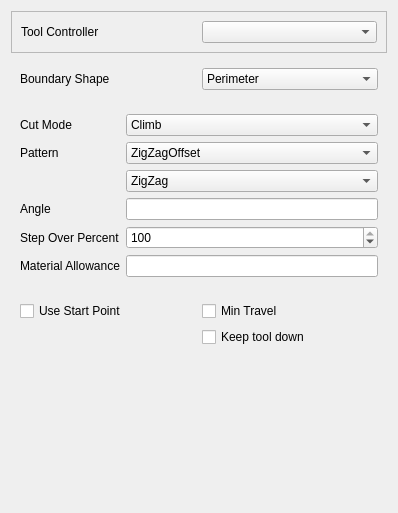
<?xml version="1.0" encoding="UTF-8"?>
<ui version="4.0">
 <class>Form</class>
 <widget class="QWidget" name="Form">
  <property name="geometry">
   <rect>
    <x>0</x>
    <y>0</y>
    <width>398</width>
    <height>513</height>
   </rect>
  </property>
  <property name="windowTitle">
   <string>Form</string>
  </property>
  <layout class="QVBoxLayout" name="verticalLayout">
   <item>
    <widget class="QFrame" name="frame">
     <property name="frameShape">
      <enum>QFrame::StyledPanel</enum>
     </property>
     <property name="frameShadow">
      <enum>QFrame::Raised</enum>
     </property>
     <layout class="QHBoxLayout" name="horizontalLayout">
      <item>
       <widget class="QLabel" name="label">
        <property name="text">
         <string>Tool Controller</string>
        </property>
       </widget>
      </item>
      <item>
       <widget class="QComboBox" name="toolController">
        <property name="toolTip">
         <string>&lt;html&gt;&lt;head/&gt;&lt;body&gt;&lt;p&gt;The tool and its settings to be used for this operation.&lt;/p&gt;&lt;/body&gt;&lt;/html&gt;</string>
        </property>
       </widget>
      </item>
     </layout>
    </widget>
   </item>
   <item>
    <widget class="QWidget" name="facingWidget" native="true">
     <layout class="QGridLayout" name="gridLayout_2">
      <item row="0" column="0">
       <widget class="QLabel" name="label_12">
        <property name="text">
         <string>Boundary Shape</string>
        </property>
       </widget>
      </item>
      <item row="0" column="1">
       <widget class="QComboBox" name="boundaryShape">
        <property name="toolTip">
         <string>&lt;html&gt;&lt;head/&gt;&lt;body&gt;&lt;p&gt;Specify if the facing should be restricted by the actual shape of the selected face (or the part if no face is selected), or if the bounding box shold be faced off.&lt;/p&gt;&lt;p&gt;The latter can be used to face of the entire stock area to ensure uniform heights for the following operations.&lt;/p&gt;&lt;/body&gt;&lt;/html&gt;</string>
        </property>
        <item>
         <property name="text">
          <string>Perimeter</string>
         </property>
        </item>
        <item>
         <property name="text">
          <string>Boundbox</string>
         </property>
        </item>
        <item>
         <property name="text">
          <string>Stock</string>
         </property>
        </item>
       </widget>
      </item>
     </layout>
    </widget>
   </item>
   <item>
    <widget class="QWidget" name="widget" native="true">
     <layout class="QFormLayout" name="formLayout">
      <property name="fieldGrowthPolicy">
       <enum>QFormLayout::AllNonFixedFieldsGrow</enum>
      </property>
      <item row="0" column="0">
       <widget class="QLabel" name="label_2">
        <property name="text">
         <string>Cut Mode</string>
        </property>
       </widget>
      </item>
      <item row="0" column="1">
       <widget class="QComboBox" name="cutMode">
        <property name="toolTip">
         <string>&lt;html&gt;&lt;head/&gt;&lt;body&gt;&lt;p&gt;The cutting mode assumes that the cut on one side of the tool bit represents the resulting part and the other side is either already milled away or will be removed later on.&lt;/p&gt;&lt;p&gt;Keeping that in mind climb mode is called when the tool bit is moved into the cut on each rotation, whereas in conventional mode the tool bits rotation and the tools lateral movement are in the same direction.&lt;/p&gt;&lt;/body&gt;&lt;/html&gt;</string>
        </property>
        <item>
         <property name="text">
          <string>Climb</string>
         </property>
        </item>
        <item>
         <property name="text">
          <string>Conventional</string>
         </property>
        </item>
       </widget>
      </item>
      <item row="1" column="0">
       <widget class="QLabel" name="label_3">
        <property name="text">
         <string>Pattern</string>
        </property>
       </widget>
      </item>
      <item row="1" column="1">
       <widget class="QComboBox" name="offsetPattern">
        <property name="toolTip">
         <string>&lt;html&gt;&lt;head/&gt;&lt;body&gt;&lt;p&gt;Pattern the tool bit is moved in to clear the material.&lt;/p&gt;&lt;/body&gt;&lt;/html&gt;</string>
        </property>
        <property name="currentText">
         <string>ZigZagOffset</string>
        </property>
        <item>
         <property name="text">
          <string>ZigZagOffset</string>
         </property>
        </item>
        <item>
         <property name="text">
          <string>Offset</string>
         </property>
        </item>
        <item>
         <property name="text">
          <string>ZigZag</string>
         </property>
        </item>
       </widget>
      </item>
      <item row="3" column="0">
       <widget class="QLabel" name="label_4">
        <property name="text">
         <string>Angle</string>
        </property>
       </widget>
      </item>
      <item row="3" column="1">
       <widget class="Gui::InputField" name="zigZagAngle">
        <property name="toolTip">
         <string>&lt;html&gt;&lt;head/&gt;&lt;body&gt;&lt;p&gt;Angle in which the pattern is applied.&lt;/p&gt;&lt;/body&gt;&lt;/html&gt;</string>
        </property>
       </widget>
      </item>
      <item row="4" column="0">
       <widget class="QLabel" name="label_6">
        <property name="text">
         <string>Step Over Percent</string>
        </property>
       </widget>
      </item>
      <item row="4" column="1">
       <widget class="QSpinBox" name="stepOverPercent">
        <property name="toolTip">
         <string>&lt;html&gt;&lt;head/&gt;&lt;body&gt;&lt;p&gt;The amount by which the tool is laterally displaced on each cycle of the pattern, specified in percent of the tool diameter.&lt;/p&gt;&lt;p&gt;A step over of 100% results in no overlap between two different cycles.&lt;/p&gt;&lt;/body&gt;&lt;/html&gt;</string>
        </property>
        <property name="minimum">
         <number>1</number>
        </property>
        <property name="maximum">
         <number>100</number>
        </property>
        <property name="singleStep">
         <number>10</number>
        </property>
        <property name="value">
         <number>100</number>
        </property>
       </widget>
      </item>
      <item row="5" column="0">
       <widget class="QLabel" name="extraOffsetLabel">
        <property name="text">
         <string>Material Allowance</string>
        </property>
       </widget>
      </item>
      <item row="5" column="1">
       <widget class="Gui::InputField" name="extraOffset">
        <property name="toolTip">
         <string>&lt;html&gt;&lt;head/&gt;&lt;body&gt;&lt;p&gt;The amount of material that should be left by this operation in relation to the target shape.&lt;/p&gt;&lt;/body&gt;&lt;/html&gt;</string>
        </property>
       </widget>
      </item>
      <item row="2" column="1">
       <widget class="QComboBox" name="comboBox">
        <item>
         <property name="text">
          <string>ZigZag</string>
         </property>
        </item>
        <item>
         <property name="text">
          <string>Offset</string>
         </property>
        </item>
        <item>
         <property name="text">
          <string>Spiral</string>
         </property>
        </item>
        <item>
         <property name="text">
          <string>ZigZagOffset</string>
         </property>
        </item>
        <item>
         <property name="text">
          <string>Line</string>
         </property>
        </item>
        <item>
         <property name="text">
          <string>Grid</string>
         </property>
        </item>
        <item>
         <property name="text">
          <string>Triangle</string>
         </property>
        </item>
       </widget>
      </item>
     </layout>
    </widget>
   </item>
   <item>
    <widget class="QWidget" name="pocketWidget" native="true">
     <layout class="QGridLayout" name="gridLayout">
      <item row="1" column="0">
       <widget class="QCheckBox" name="useStartPoint">
        <property name="toolTip">
         <string>&lt;html&gt;&lt;head/&gt;&lt;body&gt;&lt;p&gt;Specify if this operation uses a starting point.&lt;/p&gt;&lt;/body&gt;&lt;/html&gt;</string>
        </property>
        <property name="text">
         <string>Use Start Point</string>
        </property>
       </widget>
      </item>
      <item row="3" column="1">
       <widget class="QCheckBox" name="keepToolDown">
        <property name="text">
         <string>Keep tool down</string>
        </property>
       </widget>
      </item>
      <item row="1" column="1">
       <widget class="QCheckBox" name="minTravel">
        <property name="text">
         <string>Min Travel</string>
        </property>
       </widget>
      </item>
     </layout>
    </widget>
   </item>
   <item>
    <spacer name="verticalSpacer_2">
     <property name="orientation">
      <enum>Qt::Vertical</enum>
     </property>
     <property name="sizeHint" stdset="0">
      <size>
       <width>20</width>
       <height>40</height>
      </size>
     </property>
    </spacer>
   </item>
  </layout>
 </widget>
 <customwidgets>
  <customwidget>
   <class>Gui::InputField</class>
   <extends>QLineEdit</extends>
   <header>Gui/InputField.h</header>
  </customwidget>
 </customwidgets>
 <resources/>
 <connections/>
</ui>
